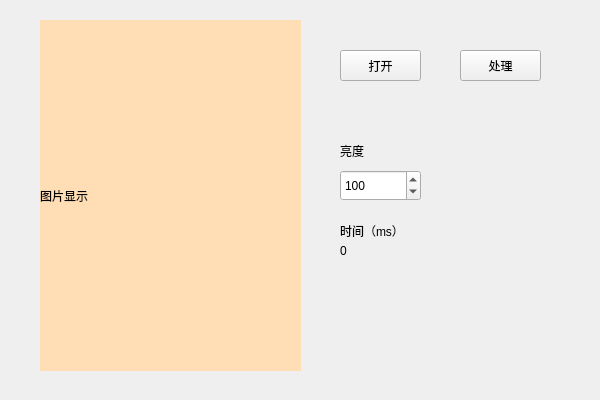
<?xml version="1.0" encoding="UTF-8"?>
<ui version="4.0">
 <class>qt_image_single_threadClass</class>
 <widget class="QWidget" name="qt_image_single_threadClass">
  <property name="geometry">
   <rect>
    <x>0</x>
    <y>0</y>
    <width>600</width>
    <height>400</height>
   </rect>
  </property>
  <property name="windowTitle">
   <string>qt_image_single_thread</string>
  </property>
  <property name="windowIcon">
   <iconset resource="qt_image_single_thread.qrc">
    <normaloff>:/qt_image_single_thread/Resources/logo.png</normaloff>:/qt_image_single_thread/Resources/logo.png</iconset>
  </property>
  <widget class="QLabel" name="view">
   <property name="geometry">
    <rect>
     <x>40</x>
     <y>20</y>
     <width>261</width>
     <height>351</height>
    </rect>
   </property>
   <property name="styleSheet">
    <string notr="true">background-color: rgb(255, 221, 181);</string>
   </property>
   <property name="text">
    <string>图片显示</string>
   </property>
  </widget>
  <widget class="QPushButton" name="open">
   <property name="geometry">
    <rect>
     <x>340</x>
     <y>50</y>
     <width>81</width>
     <height>31</height>
    </rect>
   </property>
   <property name="styleSheet">
    <string notr="true">font: 14pt &quot;ADMUI3Lg&quot;;</string>
   </property>
   <property name="text">
    <string>打开</string>
   </property>
  </widget>
  <widget class="QPushButton" name="deal">
   <property name="geometry">
    <rect>
     <x>460</x>
     <y>50</y>
     <width>81</width>
     <height>31</height>
    </rect>
   </property>
   <property name="styleSheet">
    <string notr="true">font: 14pt &quot;ADMUI3Lg&quot;;</string>
   </property>
   <property name="text">
    <string>处理</string>
   </property>
  </widget>
  <widget class="QLabel" name="label">
   <property name="geometry">
    <rect>
     <x>340</x>
     <y>140</y>
     <width>31</width>
     <height>21</height>
    </rect>
   </property>
   <property name="styleSheet">
    <string notr="true">font: 15pt &quot;ADMUI3Lg&quot;;</string>
   </property>
   <property name="text">
    <string>亮度</string>
   </property>
  </widget>
  <widget class="QSpinBox" name="bright">
   <property name="geometry">
    <rect>
     <x>340</x>
     <y>170</y>
     <width>81</width>
     <height>31</height>
    </rect>
   </property>
   <property name="maximum">
    <number>200</number>
   </property>
   <property name="value">
    <number>100</number>
   </property>
  </widget>
  <widget class="QLabel" name="label_2">
   <property name="geometry">
    <rect>
     <x>340</x>
     <y>220</y>
     <width>71</width>
     <height>21</height>
    </rect>
   </property>
   <property name="styleSheet">
    <string notr="true">font: 15pt &quot;ADMUI3Lg&quot;;</string>
   </property>
   <property name="text">
    <string>时间（ms）</string>
   </property>
  </widget>
  <widget class="QLabel" name="dealtime">
   <property name="geometry">
    <rect>
     <x>340</x>
     <y>240</y>
     <width>91</width>
     <height>21</height>
    </rect>
   </property>
   <property name="styleSheet">
    <string notr="true">font: 15pt &quot;ADMUI3Lg&quot;;</string>
   </property>
   <property name="text">
    <string>0</string>
   </property>
  </widget>
 </widget>
 <layoutdefault spacing="6" margin="11"/>
 <resources>
  <include location="qt_image_single_thread.qrc"/>
 </resources>
 <connections>
  <connection>
   <sender>open</sender>
   <signal>clicked()</signal>
   <receiver>qt_image_single_threadClass</receiver>
   <slot>Open()</slot>
   <hints>
    <hint type="sourcelabel">
     <x>378</x>
     <y>66</y>
    </hint>
    <hint type="destinationlabel">
     <x>382</x>
     <y>451</y>
    </hint>
   </hints>
  </connection>
  <connection>
   <sender>deal</sender>
   <signal>clicked()</signal>
   <receiver>qt_image_single_threadClass</receiver>
   <slot>Deal()</slot>
   <hints>
    <hint type="sourcelabel">
     <x>509</x>
     <y>69</y>
    </hint>
    <hint type="destinationlabel">
     <x>509</x>
     <y>431</y>
    </hint>
   </hints>
  </connection>
 </connections>
 <slots>
  <slot>Open()</slot>
  <slot>Deal()</slot>
 </slots>
</ui>
